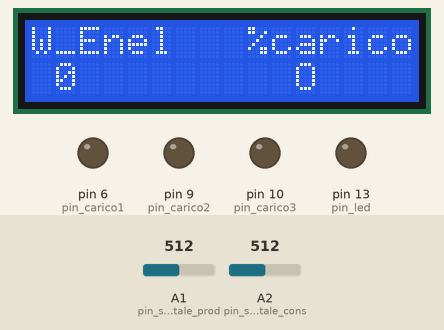
Bench run of a sketch on a simulated Arduino Uno, built with avr-gcc and run on an emulated ATmega328P. Parts: 16×2 character LCD, output pins drawn as LEDs (lit = HIGH). The test bench sets the inputs (shaded band); at power-on: A1 (pin_sensore_digitale_prod) = 512, A2 (pin_sensore_digitale_cons) = 512.

Above: at 4.5 s.
4.6 s: A1 (pin_sensore_digitale_prod) set to 217
At 6.4 s:
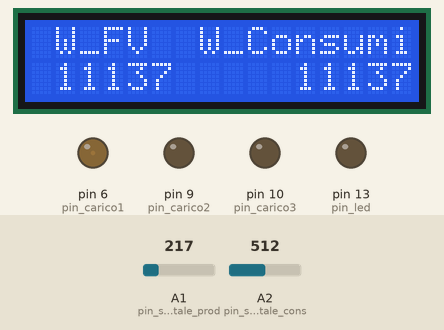
At 7.4 s:
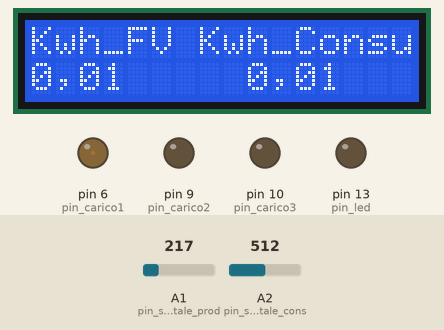
7.6 s: A1 (pin_sensore_digitale_prod) set to 191
10.6 s: A1 (pin_sensore_digitale_prod) set to 210
At 11.1 s:
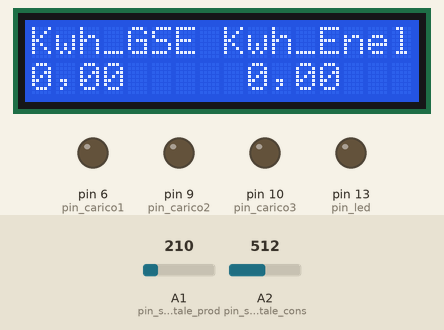
12.2 s: A1 (pin_sensore_digitale_prod) set to 190
Timing chart, 0 to 15.2 s (numbered marks = the images above; inputs shaded):
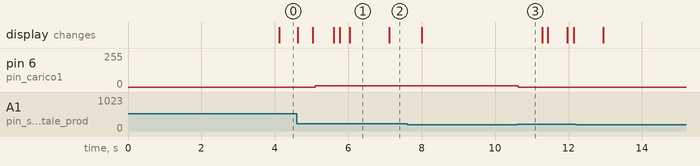

The sketch:

Archimede_2_contawatt.ino
```cpp
/* PROGRAMMA: "ARCHIMEDE 2 contawatt"
 FV e AUTOCONSUMO ZERO CON 2 SENSORI DIGITALI, "PENELOPE" E CON PIU' USCITE PWM:
 Versione per display 2x16 SERIALE (A4 e A5)
 Allaccio contatori a A1 e A2
 Uscite PWM: D6, D9 e D10
 Autore SoftPlus Consumo Zero - email: luigi.marchi.faenza@gmail.com
 Versione 1.0 del 7 maggio 2016:
 //
 //
 ATTENZIONE, IMPORTANTE:
 Arduino funziona a 5 volt e non ha problemi di sorta, circa il rischio di scariche elettriche.
 Circa l'alimentatore da rete è OBBLIGATORIO utilizzare un caricabatteria da telefonino (a norma) con uscita 8, 9 volt DC.
 Per operare sulle parti hardware di contorno occorre avere le competenze ed esperienze consolidate.
 Occorre essere ESPERTI e CON PATENTINO per gli interventi SUL QUADRO ELETTRICO e in apparecchiature con tensioni di rete (230 AC)
 e/o tensioni elevate di stringhe di pannelli fotovoltaici. E' pertanto necessario affidarsi a personale qualificato.
 Il produttore del software declina ogni responsabilità per danni elettrici.
 Quanto ai danni derivante da malfunzionamento del software, il produttore del software declina ogni responsabilità circa:
 1) danni derivanti da utilizzo di componentistica di contorno;
 2) danni derivanti da modifica del software originario;
 3) danni derivanti da scarsa esperienza e scarsa capacità professionale dell'installatore.
 //
 //
 IMPORTANTE: i due sensori da quadro vanno collocati: uno sulla linea dei consumi domestici, l'altro sulla linea che va all'inverter
 il relè a stato solido per il carico (boiler, stufette, scaldabagni) va inserito sulla linea dei consumi, perchè, per equilibrare
 produzione e consumi, si deve misurare, fra i consumi, anche quelli del carico aggiuntivo.
 //
 IMPORTANTE: i sensori digitali producono degli impulsi la cui distanza, l'uno dall'altro, è inversamente proporzionale alla potenza:
 ciò comporta una certa lentezza nella valutazione dei piccoli carichi,la contropartita è una misurazione "fiscale" della massima
 precisione, come i contatori Enel; i sensori utilizzati (reperibili presso PARSIC Italia - Cervia) richiedono 3200 impulsi
 ora per un KWora.
 //
 Basetta di interfaccia, tra contatori e Arduino: 2 resistenze da 39 Kohm lato massa e 2 da 100 ohm lato 5 volt positivi.
 Relativamente al numero di impulsi, va utilizzato il software relativo, oppure modificare le istruzioni che fanno riferimento
 agli impulsi (3200, 2000, 1000, ecc.)
 Non ci sono trimmer di taratura, neppure software.
 //
 */
#include <Arduino.h> //inclusione della libreria base:
// includere altre librerie:
#include <Wire.h>
#include <LiquidCrystal_I2C.h>
// LiquidCrystal_I2C lcd(0x27, 2, 1, 0, 4, 5, 6, 7, 3, POSITIVE);    //POSITIVE=accensione retroilluminazione:
LiquidCrystal_I2C lcd(0x3F, 2, 1, 0, 4, 5, 6, 7, 3, POSITIVE);    // indirizzo LCD Philips PCF8574AT:
//
// definizione delle variabili e dei pin di INPUT e OUTPUT:
int pin_carico1 = 6;        // carico analogico PWM1:
int pin_carico2 = 9;        // carico analogico PWM2:
int pin_carico3 = 10;        // carico analogico PWM3:
int pin_consumi = A2;       // pin dove arrivano gli impulsi dei consumi:
int pin_produzione = A1;    // pin dove arrivano gli impulsi della produzione fotovoltaica:
int long ciclopwm = 0;       // va bene:
int ciclopwm1 = 0;                    // questo va bene:
int ciclopwm2 = 0;                    // questo va bene:
int ciclopwm3 = 0;                    // questo va bene:
unsigned long conta1 = 0;
unsigned long conta2 = 0;
unsigned long conta3 = 0;
unsigned long conta4 = 0;
unsigned long val_prod = 0;
unsigned long val_cons = 0;
int aumento = 0;
int potenza_watt_consumi = 0;
int potenza_watt_produzione = 0;
int buttonState = 0;
int modificaOK = 0;
int aumentoOK = 0;
unsigned long vecchio_millis_consumi = 0;
unsigned long corrente_millis_consumi = 0;
unsigned long tempo_trascorso_consumi = 0;
unsigned long vecchio_millis_produzione = 0;
unsigned long corrente_millis_produzione = 0;
unsigned long tempo_trascorso_produzione = 0;
unsigned long tempo_trascorso = 0;
unsigned long stop_tempo = 0;
unsigned long val;
unsigned long val1;
unsigned long val2;
unsigned int cicli = 0 ;
unsigned long sommaFV = 0;
unsigned long sommaCons = 0;
unsigned long millesimi = 0;
unsigned long mill_produzione = 0;
unsigned long mill_consumi = 0;
unsigned long tempo_adesso_consumi = 0;
unsigned long tempo_adesso_produzione = 0;
int volt_partitore_consumi = 0;
int volt_partitore_produzione = 0;
int modifica_rilevazioni = 0;
int long impulsi_consumi = 0;
int long impulsi_fv = 0;
int long Kwh_FV = 0;
int long Kwh_Consu = 0;
int long Kwh_immissioni = 0;
int long Kwh_prelievi = 0;
int long tot_Kwh_immissioni = 0;
int long tot_Kwh_prelievi = 0;
long vecchio_millis = 0;
// **********************************************************************************************************
int impulsi_kwh = 3200;                          // dato da modificare in base agli impulsi:
// int impulsi_kwh = 2000;
// int impulsi_kwh = 1600;
// int impulsi_kwh = 1000;
// **********************************************************************************************************

// altre definizioni:
void setup()
{
  pinMode(pin_carico1, OUTPUT);   //pin digitale 8 uscita carico PWM:
  pinMode(pin_carico2, OUTPUT);   //pin digitale 9 uscita carico PWM:
  pinMode(pin_carico3, OUTPUT);   //pin digitale 10 uscita carico PWM:
  pinMode(13, OUTPUT);            //pin led, o relè:
  pinMode(A1, INPUT);             //pin sensore digitale produzione:
  pinMode(A2, INPUT);             //pin sensore digitale consumi:
  //
  lcd.begin(16,2);  // Inizializzo LCD 16 caratteri per 2 linee, SERIALE:
  lcd.print("    SoftPlus    ");
  lcd.setCursor(0, 1);
  lcd.print("  Consumo Zero  ");
  delay(3000);
  //
 }
//
// Inizia ciclo
void loop() {
  //
  //
  // step 1 lettura dei dati digitali:
  //
  tempo_adesso_consumi = millis();
  if (tempo_adesso_consumi > vecchio_millis_consumi + 100)   // bisogna che siano passati almeno 100 millisecondi dall'ultima lettura:
  {
    // legge lo stato e percepisce l'impulso sul pin deputato a rilevare la produzione:
    volt_partitore_consumi = analogRead(A2);
    if (volt_partitore_consumi > 200)       // la tensione deve essere maggiore di 1 volt:
    {
      corrente_millis_consumi = millis();
      tempo_trascorso_consumi = corrente_millis_consumi - vecchio_millis_consumi;
      vecchio_millis_consumi = corrente_millis_consumi;
      // calcolo produzione media, in watt, di tempo in tempo:
      // 3200 impulsi ora per 1 Kwh, cioè 1.000 wattora:
      // per ogni 1000 wattora serve 1 impulso ogni 3600/3200 secondi cioè ogni 1,125 secondi:
      // se gli impulsi arrivano ogni 11,25 secondi abbiamo 100 wattora e così via:
      // poi bisogna tradurre in millesimi, laddove 1,125 secondi sono 1.125 millesimi di secondo:
      //       potenza_watt_consumi = 1000000 / tempo_trascorso_consumi * 36 / 64;        //valido per contatore da 6400 impulsi
      //       potenza_watt_consumi = 1000000 / tempo_trascorso_consumi * 36 / 32;        //valido per contatore da 3200 impulsi
      //      potenza_watt_consumi = 1000000 / tempo_trascorso_consumi * 36 / 20;        //valido per contatore da 2000 impulsi
      potenza_watt_consumi = 1000000 / tempo_trascorso_consumi * 36 / (impulsi_kwh /100);     // valido per impostazione iniziale impulsi:
      val_cons = potenza_watt_consumi;
      val2 = val_cons;
      buttonState = 0;
      modifica_rilevazioni = 1;
      impulsi_consumi = impulsi_consumi + 1;
    }
  }
  //
  //
  tempo_adesso_produzione = millis();
  if (tempo_adesso_produzione > vecchio_millis_produzione + 100)   // bisogna che siano passati almeno 100 millisecondi dall'ultima lettura:
  {
    // legge lo stato e percepisce l'impulso sul pin deputato a rilevare la produzione:
    volt_partitore_produzione = analogRead(A1);
    if (volt_partitore_produzione > 200)       // la tensione deve essere maggiore di 1 volt:
    {
      corrente_millis_produzione = millis();
      tempo_trascorso_produzione = corrente_millis_produzione - vecchio_millis_produzione;
      vecchio_millis_produzione = corrente_millis_produzione;
      // calcolo produzione media, in watt, di tempo in tempo:
      // 3200 impulsi ora per 1 Kwh, cioè 1.000 wattora:
      // cioè per ogni 1000 wattora serve 1 impulso ogni 3600/3200 secondi cioè ogni 1,125 secondi:
      // cioè se gli impulsi arrivano ogni 11,25 secondi abbiamo 100 wattora e così via:
      // poi bisogna tradurre in millesimi, laddove 1,125 secondi sono 1.125 millesimi di secondo:
      //       potenza_watt_produzione = 1000000 / tempo_trascorso_produzione * 36 / 64;       //valido per contatore da 6400 impulsi
      //       potenza_watt_produzione = 1000000 / tempo_trascorso_produzione * 36 / 32;       //valido per contatore da 3200 impulsi
      //       potenza_watt_produzione = 1000000 / tempo_trascorso_produzione * 36 / 20;       //valido per contatore da 2000 impulsi
      potenza_watt_produzione = 1000000 / tempo_trascorso_produzione * 36 / (impulsi_kwh / 100);       //valido per impostazione iniziale impulsi
      val_prod = potenza_watt_produzione;
      val1 = val_prod;
      modifica_rilevazioni = 1;
      impulsi_fv = impulsi_fv + 1;
    }
  }
  //
  //
  conta1 = (conta1 + 1);
  conta2 = (conta2 + 1);
  conta3 = (conta3 + 1);
  conta4 = (conta4 + 1);
  //
  //
  // calcolo cumulo energia immessa in rete e energia prelevata.
  // Verifica ogni secondo (3600 secondi = 1 ora):
  if (millis() > vecchio_millis + 999)
  {
    if (val_prod > val_cons) Kwh_immissioni = Kwh_immissioni + (val_prod - val_cons);
    // somma surplus immesso in rete:
    else Kwh_prelievi = Kwh_prelievi + (val_cons - val_prod);
    // somma deficit prelevato:
    vecchio_millis = vecchio_millis + 1000;
  }
  //
  // step 2 modifica del cicloPWM per azzerare il differenziale tra produzione e consumi:
  //
  // faccio la modifica ogni volta che arriva un nuovo impulso dal contatore dei consumi o da quello dela produzione:
  if (modifica_rilevazioni == 1)
  {
    if (millis() > tempo_trascorso + 500)     // vogliamo che passi un pò di tempo, per il ricalcolo del differenziale:
      // if (millis() > tempo_trascorso + 200)     // vogliamo che passi un pò di tempo, per il ricalcolo:
    {
      modifica_rilevazioni = 0;
      // facciamo una verifica dello sbilancio e attiviamo il carico aggiuntivo giusto:
      if (val_prod > val_cons)            // alziamo il carico aggiuntivo:
      {
        aumento = (val_prod - val_cons) * 254 / 3000;          // è un calcolo di tipo progressivo, molto reattivo:
        // aumento = (val_prod - val_cons) * 254 / 1000;
        // aumento = (val_prod - val_cons) * 254 / 10000;
        ciclopwm = ciclopwm + aumento;
      }
      else                                // diminuiamo il carico aggiuntivo:
      {
        aumento = (val_cons - val_prod) * 254 / 3000;
        // aumento = (val_cons - val_prod) * 254 / 1000;
        // aumento = (val_cons - val_prod) * 254 / 10000;
        ciclopwm = ciclopwm - aumento;
      }
      // imposta i valori limite del ciclo_PWM (da 0 a 255) e li cambia:
      if (ciclopwm < 1) ciclopwm = 0;
      if (ciclopwm > 800) ciclopwm = 800;
      ciclopwm1 = ciclopwm;
      ciclopwm2 = 0;
      ciclopwm3 = 0;
      if (ciclopwm > 254)
      {
        ciclopwm1 = 254;
        ciclopwm2 = ciclopwm - 254;
      }
      if (ciclopwm > 508)
      {
        ciclopwm2 = 254;
        ciclopwm3 = (ciclopwm - 508);
      }
      if (ciclopwm > 762)
      {
        ciclopwm3 = 254;
      }
      analogWrite(pin_carico1, ciclopwm1);
      analogWrite(pin_carico2, ciclopwm2);
      analogWrite(pin_carico3, ciclopwm3);
      //
      aumentoOK = 1;       //mettiamo a "1" la variazione di aumento per evitare di ripeterla prima delle nuove misure:
      //
      // step 3 gestione del led di segnalazione sul pin 13, all'occorrenza:
      // predisposto per attivare un relè wireless convenzionale, per attivare il carico (boiler, stufetta, ecc.) in alternativa al RSS:
      //
      if (val_prod > val_cons + 500)
      {
        digitalWrite(13, HIGH);
        // consente di attivare un led (o un altro carico compatibile) sul pin 13 quando si ha a disposizione 1/2 Kw in più:
        // un eventuale relè che superi i 40 milliamper di consumo deve essere pilotato da un transistor:
      }
      else
      {
        digitalWrite(13, LOW);    // consente di disattivare il led se non si ha a disposizione un 1/2 Kw in più:
      }
      modifica_rilevazioni = 0;
      tempo_trascorso = millis();
    }
  }
  //
  //
  // step 4 gestione del display relativamente a consumi ( in watt) e produzione fotovoltaico (in watt):
  // la visualizzazione dei dati avviene solo dopo un certo numero di cicli di verifiche Arduino:
  //
  // step 5 gestione del display relativamente a prelievi dalla rete (Enel) o immissioni in rete (GSE), l'uno alternativo all'altro:
  // inoltre viene evidenziato il carico extra per pareggiare produzione e consumi(i cicli PWM vanno da 1 a 254),:
  // ma sono espressi in percentuale (da 0% a 100%):
  // con 3 uscite PWM la percentuale può arrivare fino a 314% la priorità è per i RSS collegato al pin D6, ma se il termostato stacca:
  // questo carico non è attivo e il carico utile passa al RSS collegato al PIN D9 e viene visualizzato in percentuale tra 100% e 200%
  // con altissima produzione FV possono essere attivi i primi 2 RSS e anche il terzo (viene evidenziato sul display un carico compreso
  // tra il 200% e il 300% oltre il 300% significa che i primi 3 RSS sono attivi o anche disattivati.
  //
  if (conta1 > 10000)            // deve visualizzare, a rotazione, solo ogni 2 secondi circa:
  {
    conta1 = 0;
    lcd.clear();      // pulisce lo schermo:
    // Visualizzo il messaggio sul display SERIALE con le informazioni:
    if (val2 >= val1)   //siamo in zona prelievi:
    {
      lcd.print("W_Enel   %carico");
      lcd.setCursor(1, 1);
      lcd.print(val2 - val1);
    }
    if (val2 < val1)   //siamo in zona immissioni:
    {
      lcd.print("W_GSE    %carico");
      lcd.setCursor(1, 1);
      lcd.print(val1 - val2);
    }
    lcd.setCursor(11, 1);
    if (ciclopwm > 1)
      lcd.print(ciclopwm * 100 / 254);
    else
      lcd.print("O");
  }
  //
  //
  if (conta2 > 20000)     // lo faccio funzionare solo ogni 2 secondi circa:
  {
    conta1 = 0;
    conta2 = 0;
    lcd.clear();      // pulisce lo schermo:
    lcd.setCursor(0, 0);
    //    lcd.print("W_Consumi  W_FV ");
    lcd.print(" W_FV  W_Consumi");
    lcd.setCursor(1, 1);
    lcd.print(val1);
    lcd.setCursor(11, 1);
    lcd.print(val2);
  }
  //
  //
  if (conta3 > 30000)     // lo faccio funzionare solo ogni 2 secondi circa:
  {
    conta1 = 0;
    conta2 = 0;
    conta3 = 0;
    lcd.clear();      // pulisce lo schermo:
    lcd.setCursor(0, 0);
    lcd.print("Kwh_FV Kwh_Consu");
    Kwh_FV = impulsi_fv * 100 / impulsi_kwh;
    Kwh_Consu = (impulsi_consumi * 100) / impulsi_kwh;
    lcd.setCursor(2, 1);
    if (Kwh_FV < 10) lcd.setCursor(3, 1);
    lcd.print(Kwh_FV);
    lcd.setCursor(0, 1);
    if (Kwh_FV > 99)lcd.setCursor(1, 1);
    lcd.print(Kwh_FV/100);
    lcd.print(",");
    if (Kwh_FV < 10) lcd.print("0");
    lcd.setCursor(11, 1);
    if (Kwh_Consu < 10)lcd.setCursor(12, 1);
    lcd.print(Kwh_Consu);
    lcd.setCursor(9, 1);
    if (Kwh_Consu > 99)lcd.setCursor(10, 1);
    lcd.print(Kwh_Consu/100);
    lcd.print(",");
    if (Kwh_Consu < 10) lcd.print("0");
    //
  }
  //
  if (conta4 > 40000)     // lo faccio funzionare solo ogni 2 secondi circa:
  {
    conta1 = 0;
    conta2 = 0;
    conta3 = 0;
    conta4 = 0;
    lcd.clear();      // pulisce lo schermo:
    lcd.setCursor(0, 0);
    lcd.print("Kwh_GSE Kwh_Enel");
    tot_Kwh_immissioni = Kwh_immissioni/36000;
    tot_Kwh_prelievi = Kwh_prelievi/36000;
    //      tot_Kwh_immissioni = Kwh_immissioni/3600/100;         // diviso 3600 perchè è stato fatto la somma in watt ogni secondo;
    //      tot_Kwh_prelievi = Kwh_prelievi/3600/100;             // diviso anche 100, perchè vogliamo vedere i Kwh diviso cento;
    lcd.setCursor(2, 1);
    if (tot_Kwh_immissioni < 10) lcd.setCursor(3, 1);
    lcd.print(tot_Kwh_immissioni);
    lcd.setCursor(0, 1);
    if (tot_Kwh_immissioni > 99)lcd.setCursor(1, 1);
    lcd.print(tot_Kwh_immissioni/100);
    lcd.print(",");
    if (tot_Kwh_immissioni < 10) lcd.print("0");
    lcd.setCursor(11, 1);
    if (tot_Kwh_prelievi < 10)lcd.setCursor(12, 1);
    lcd.print(tot_Kwh_prelievi);
    lcd.setCursor(9, 1);
    if (tot_Kwh_prelievi > 99)lcd.setCursor(10, 1);
    lcd.print(tot_Kwh_prelievi/100);
    lcd.print(",");
    if (tot_Kwh_prelievi < 10) lcd.print("0");
  }
  //
}
// FINE listato by SoftPlus Consumo Zero - Faenza.
```

Measured:
- after the input at 4.6 s, pin 6 (pin_carico1): 0/255 → 9/255 after 0.50 s
- after the input at 10.6 s, pin 6 (pin_carico1): 9/255 → 0/255 at once
- what the display in image 1 shows lasts 1.1 s, from 6.0 s to 7.1 s
